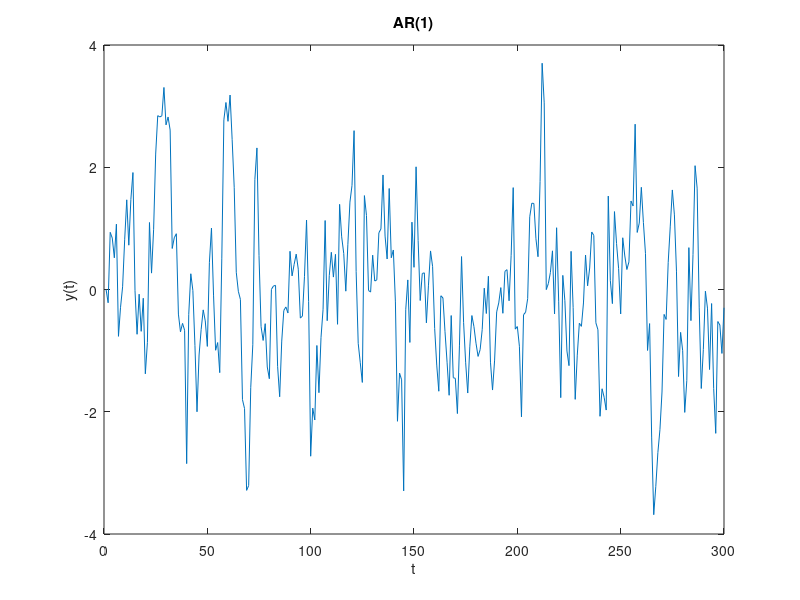
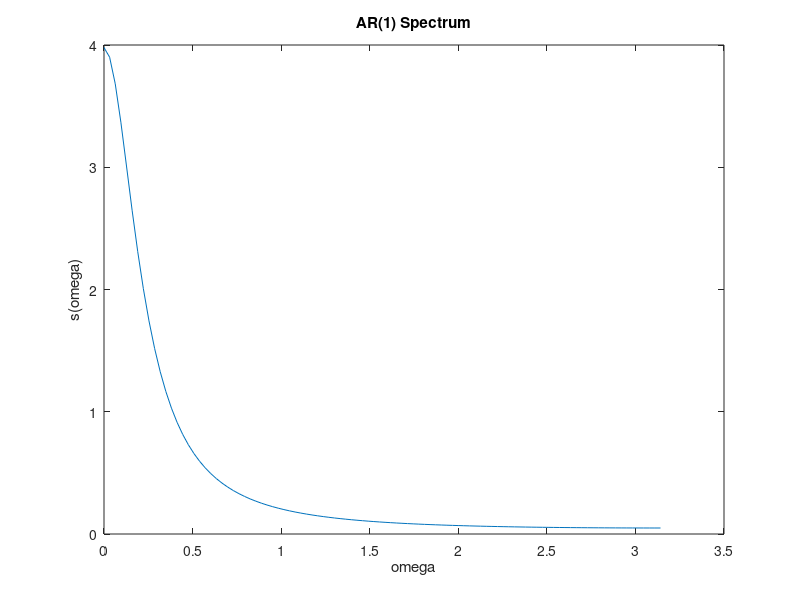

Write MATLAB code to recreate these figures, in order.

%% This file simulates an AR1 process then graphes the spectrum 
clear all; close all; clc;

T     = 300;            %Number of Observations
y     = ones(T,1);      %Initialize Simulation Vector
y(1)  = 0;              %Set the first obs. to 0   
rho1  = 0.8;            %Set the value of the coefficient on y(t-1                     
eps = randn(300,1);


for t=2:T                    %Starts at two because y(1) = 0
    y(t) = rho1*y(t-1)+ eps(t);    %The AR(1) model
end

%Plot the series
figure
plot(y);
title('AR(1)');
xlabel('t')
ylabel('y(t)')

v = ones(100,1); %Initialize the frequency vector
omega = linspace(0, pi, 100)'; % 100 frequicnies between 0 and pi
s = ones(100,1); %Initialize the Spectrum vector
for p = 1:length(s) %loop through the omegas
s(p) = 1 / ((2*pi) * (1 - 2*(0.8)*cos(omega(p))+(0.8)^2)); %The Spectrum
end



figure
plot(omega, s);
title('AR(1) Spectrum');
xlabel('omega')
ylabel('s(omega)')
